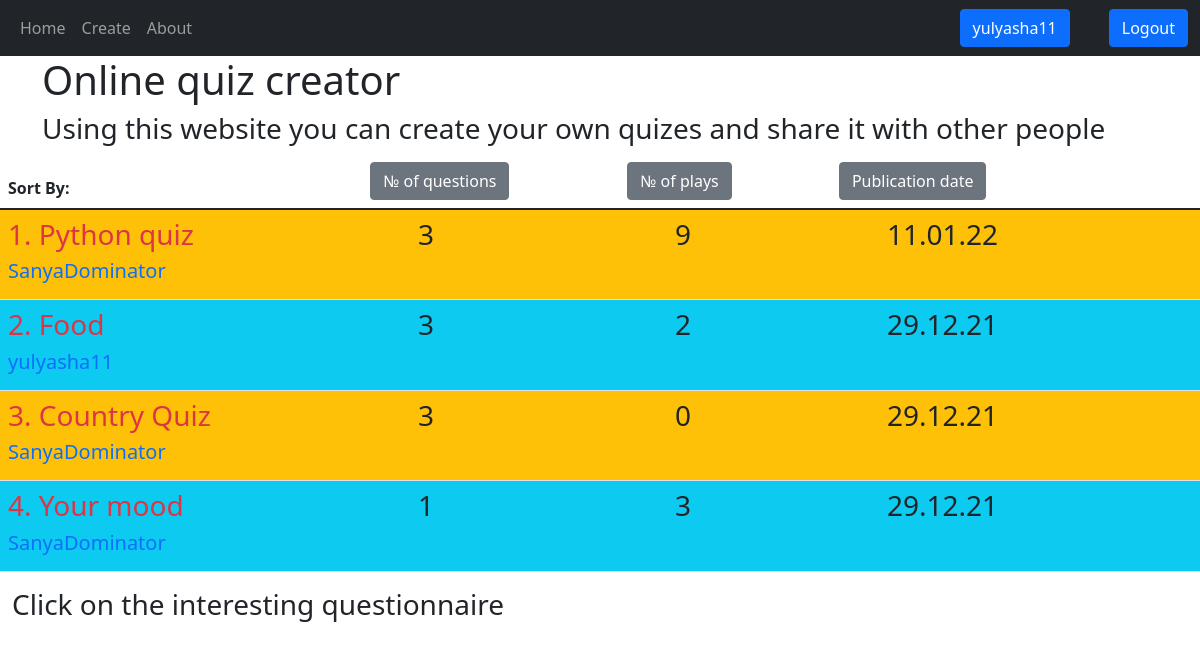
Screenshot of / (signed in) with the database file from the repository.
### quiz/models.py (models this page shows, shortened)
class Quiz(models.Model):
    user = models.ForeignKey(User, on_delete=models.CASCADE)
    quiz_name = models.CharField(max_length=200)
    '''
    def getUsername(self):
        return self.user.username
    username = getUsername
    quiz_image = models.ImageField(upload_to=f'user_images/{username}/{quiz_name}/')
    '''
    pub_date = models.DateTimeField('Publication date')

### quiz/views.py (the view)
# urls.py: path('', views.index, name='index'),
def index(request):
    quiz_list_time = Quiz.objects.order_by('-pub_date')
    quiz_dict = []
    play_list = Play.objects.all()
    question_list = Question.objects.all()
    for quiz in quiz_list_time:
        quiz_dict.append([quiz, quiz.pub_date.strftime('%d.%m.%y'), 0, 0])
    for j in range(len(quiz_list_time)):
        for play in play_list:
            if play.quiz_id == quiz_list_time[j].id:
                quiz_dict[j][2] += 1
    for j in range(len(quiz_list_time)):
        for question in question_list:
            if question.quiz_id == quiz_list_time[j].id:
                quiz_dict[j][3] += 1
    sorted_quiz_plays = sorted(quiz_dict, key=lambda x: x[2], reverse=True)
    quiz_plays = sorted_quiz_plays[::-1]
    sorted_quiz_length = sorted(quiz_dict, key=lambda x: x[3], reverse=True)
    quiz_length = sorted_quiz_length[::-1]
    quiz_time = quiz_dict[::-1]
    return render(request, 'quiz/index.html', context={'quiz_plays_descending': sorted_quiz_plays, 'quiz_length_descending': sorted_quiz_length, 'quiz_time_descending': quiz_dict, 'quiz_plays_ascending': quiz_plays, 'quiz_length_ascending': quiz_length, 'quiz_time_ascending': quiz_time})

### quiz/templates/quiz/index.html (shortened to what this page needs)
<!DOCTYPE html>
{% extends 'quiz/base.html' %}
{% block body_content %}
    <div class="container">
        <h1>Online quiz creator</h1>
        <h3>Using this website you can create your own quizes and share it with other people</h3>
    </div>
    <div id="quiz_list">
        <table class="table">
        <thead>
        <tr>
            <th>Sort By:</th>
            <th><a href="#" onclick="byLength()" style="text-decoration: none" class="btn btn-secondary">№ of questions</a></th>
            <th><a href="#" onclick="byPlays()" style="text-decoration: none" class="btn btn-secondary">№ of plays</a></th>
            <th><a href="#" onclick="byTime()" style="text-decoration: none" class="btn btn-secondary">Publication date</a></th>
        </tr>
        </thead>
        <tbody>
            {% for quiz in quiz_time_descending %}
                <tr class="{% cycle 'bg-warning' 'bg-info' %}">
                    <td>
                        <a href="{% url 'quiz:play' quiz.0.id%}" style="text-decoration: none"><h3 class="text-danger card-title">{{ forloop.counter }}. {{ quiz.0.quiz_name }}</h3></a>
                        <a href="{% url 'quiz:profile' quiz.0.user.id%}" style="text-decoration: none"><h5>{{ quiz.0.user.username }}</h5></a>
                    </td>
                    <td><h3 class="mx-5">{{ quiz.3 }}</h3></td>
                    <td><h3 class="mx-5">{{ quiz.2 }}</h3></td>
                    <td><h3 class="mx-5">{{ quiz.1 }}</h3></td>
                </tr>
            {% endfor %}
        </tbody>
        </table>
    </div>
    <div class="container-fluid mt-3">
        <h3>Click on the interesting questionnaire</h3>
    </div>
{% endblock %}

### quiz/templates/quiz/base.html (shortened to what this page needs)
<!DOCTYPE html>
<html lang="en">
<head>
    <link href="https://cdn.jsdelivr.net/npm/bootstrap@5.1.2/dist/css/bootstrap.min.css" rel="stylesheet">
</head>
<body>
{% load static %}
<link rel="stylesheet" href="{% static 'quiz/style.css' %}">
<nav class="navbar navbar-expand-sm bg-dark navbar-dark">
        <div class="container-fluid">
            <ul class="navbar-nav">
                <li class="nav-item">
                    <a class="nav-link" href="{% url 'quiz:index' %}">Home</a>
                </li>
                <li class="nav-item">
                    <a class="nav-link" href="{% url 'quiz:create' %}">Create</a>
                </li>
                <li class="nav-item">
                    <a class="nav-link" href="{% url 'quiz:about' %}">About</a>
                </li>
            </ul>
            <div class="d-flex">
                {% if user.is_authenticated %}
                    <li class="nav-item">{
                        <a class="btn btn-primary mx-3" href="{% url 'quiz:profile' user.id%}">{{ user.get_username }}</a></li>
                    <li class="nav-item">
                        <a class="btn btn-primary" href="{% url 'logout'%}?next={{request.path}}">Logout</a>
                    </li>
                {% endif %}
                </div>
        </div>
</nav>
{% block body_content %}{% endblock %}
</body>
</html>

### rows the page displays
Quiz: quiz_name "Python quiz", user.username "SanyaDominator", quiz "3", quiz "9", quiz "11.01.22"
Quiz: quiz_name "Food", user.username "yulyasha11", quiz "3", quiz "2", quiz "29.12.21"
Quiz: quiz_name "Country Quiz", user.username "SanyaDominator", quiz "3", quiz "0", quiz "29.12.21"
Quiz: quiz_name "Your mood", user.username "SanyaDominator", quiz "1", quiz "3", quiz "29.12.21"

### other values shown
{{ user.get_username }} "yulyasha11"
